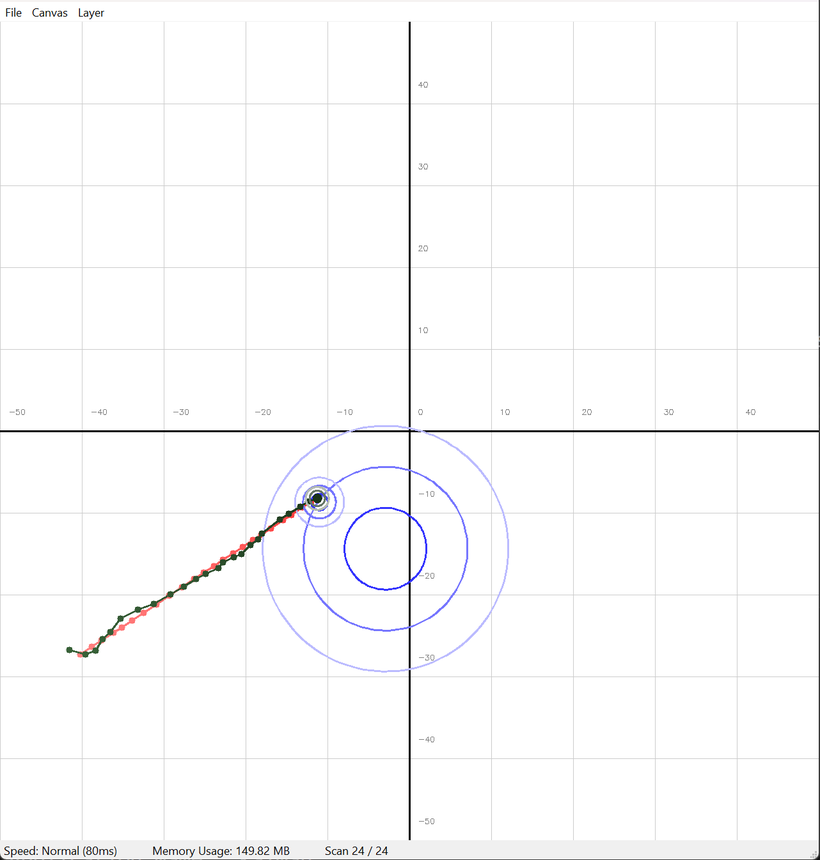
#> input picture kalman/simulation1.png, 820 x 860 px, shrunk from 1282 x 1345 before the run, given in place of the camera
$ python harris.py   (older library calls are emulated)
#> lines starting #> are read from the running program, lines starting #| are printed output that depends on the picture; after the words box and inside, x2 and y2 are one past the last pixel; in counts of white or black regions, pixels touching at a corner belong together
#> in mainLoop, frame is the input picture: shape (860, 820, 3); mean B, G, R 251.4, 250.9, 251
import cv2
import numpy as np
from scipy import signal


def processImage(frame):


    gray = cv2.cvtColor(frame, cv2.COLOR_RGB2GRAY)
    gray_morm = gray.astype(np.float32) / 255.0
    ix = cv2.Sobel(gray_morm, dx=1, dy=0, ksize=3, ddepth=cv2.CV_32F) / 4
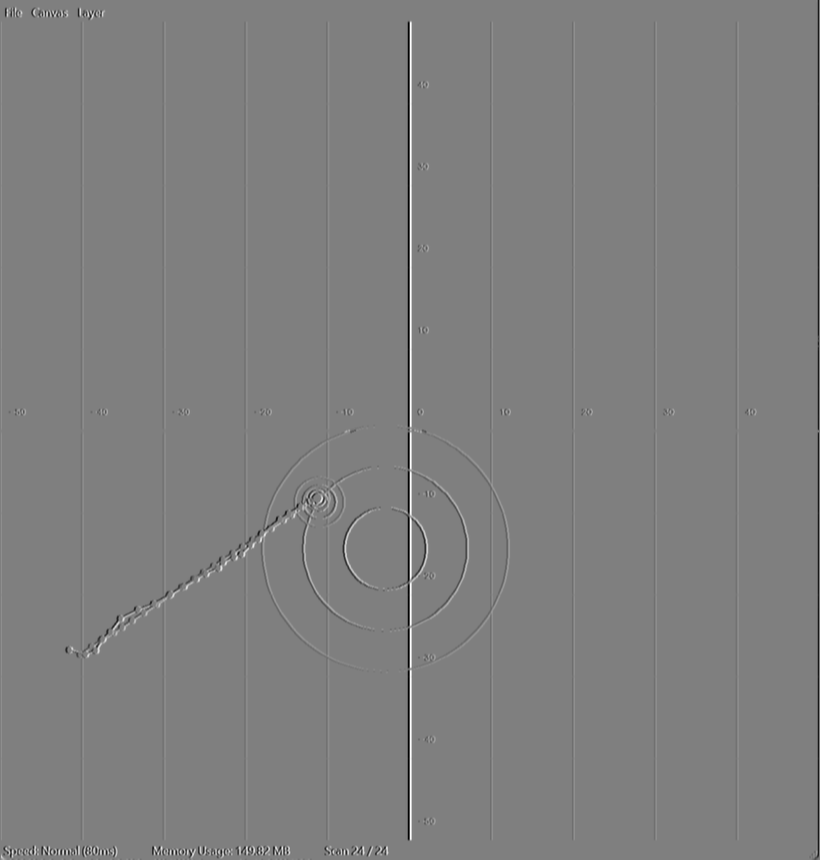
#> ix: shape (860, 820) float32; min -1, max 1, mean -0.00109; drawn with min black and max white
    iy = cv2.Sobel(gray_morm, dx=0, dy=1, ksize=3, ddepth=cv2.CV_32F) / 4
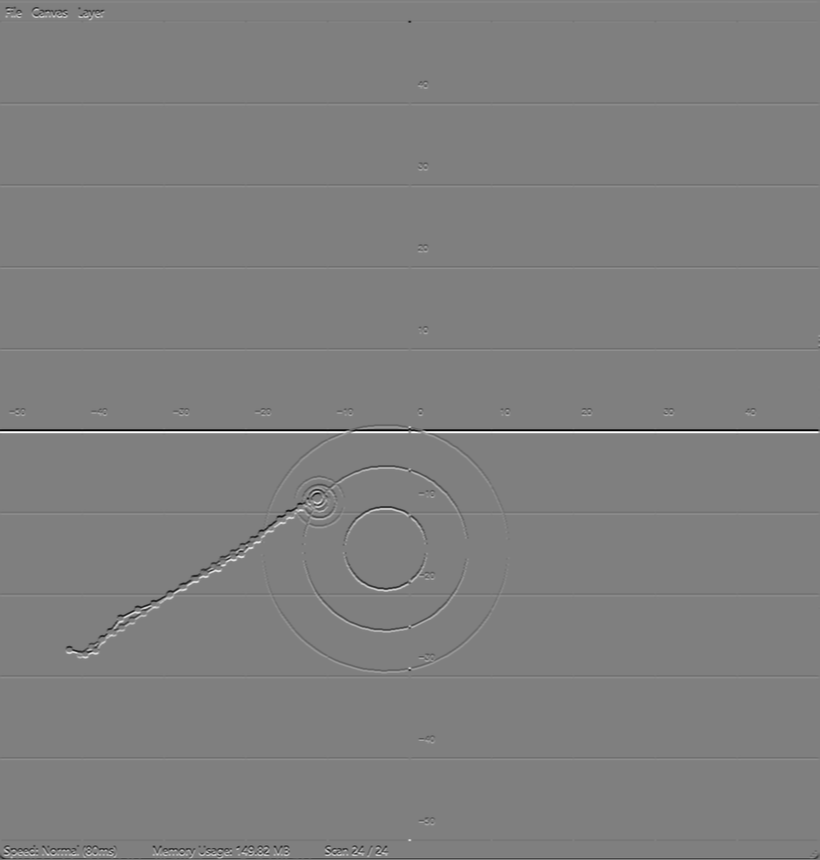
#> iy: shape (860, 820) float32; min -1, max 1, mean -0.000485; drawn with min black and max white

    ix2 = ix**2
    iy2 = iy**2
    ixiy = ix * iy

    N = 7
    bk = np.ones((N,N))
    ix2 = signal.convolve2d(ix2, bk) / (N**2)
#> ix2: shape (866, 826) float64
    iy2 = signal.convolve2d(iy2, bk) / (N**2)
#> iy2: shape (866, 826) float64
    ixiy = signal.convolve2d(ixiy, bk) / (N**2)
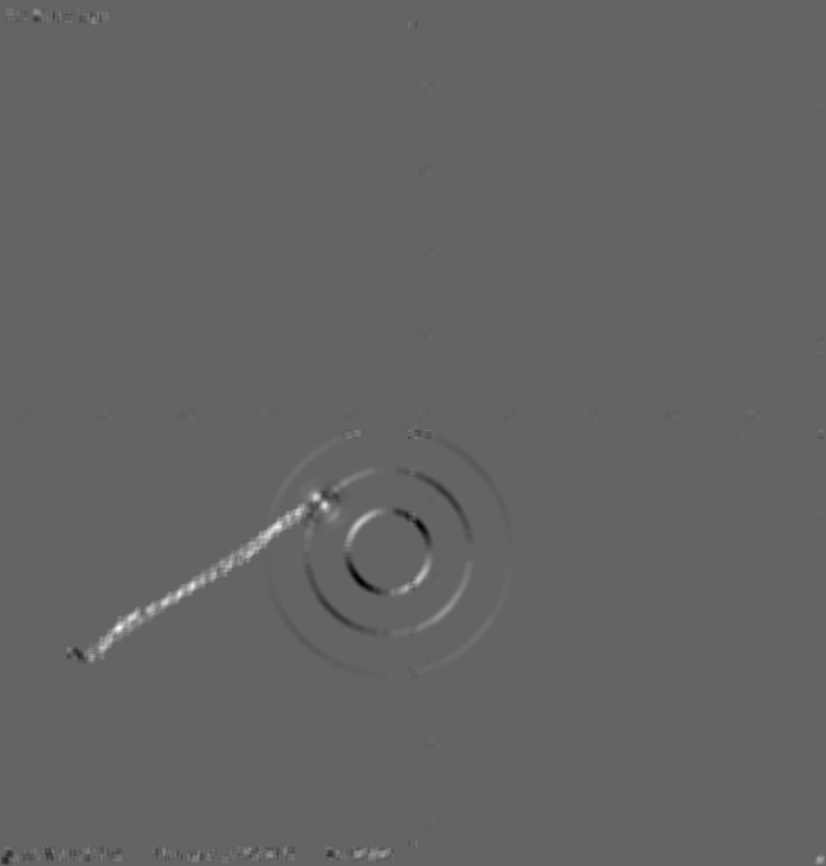
#> ixiy: shape (866, 826) float64; min -0.0738, max 0.114, mean 0.000189; drawn with min black and max white

    kappa = 0.04
    det = ix2 * iy2 - ixiy**2
    trace = ix2 + iy2
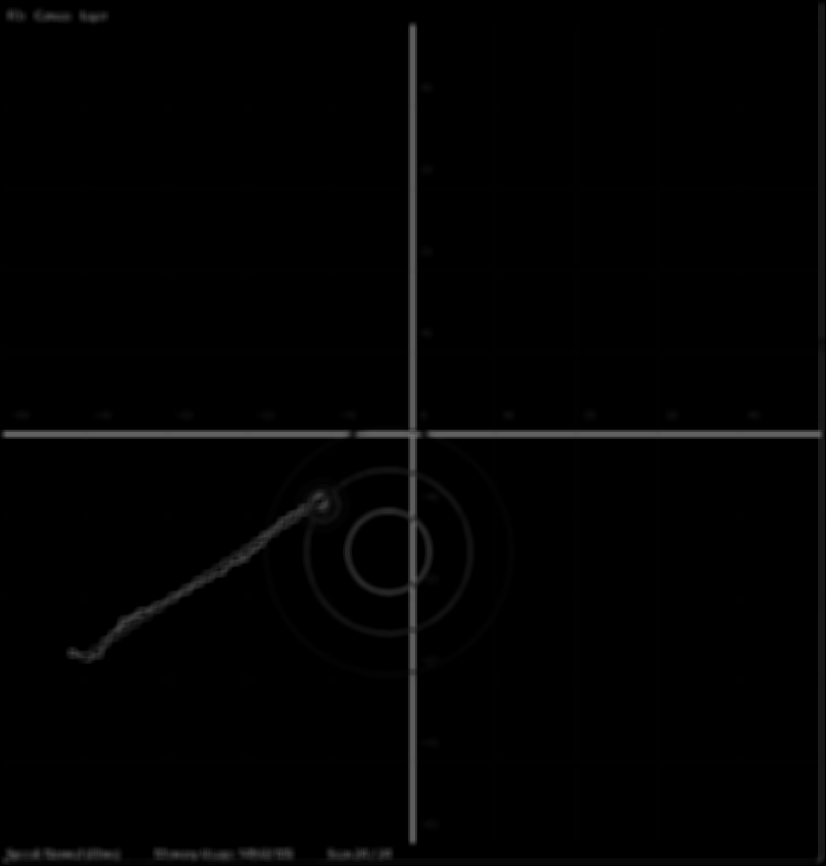
#> trace: shape (866, 826) float64; min 0, max 0.448, mean 0.0101
    strength = det - kappa * trace**2
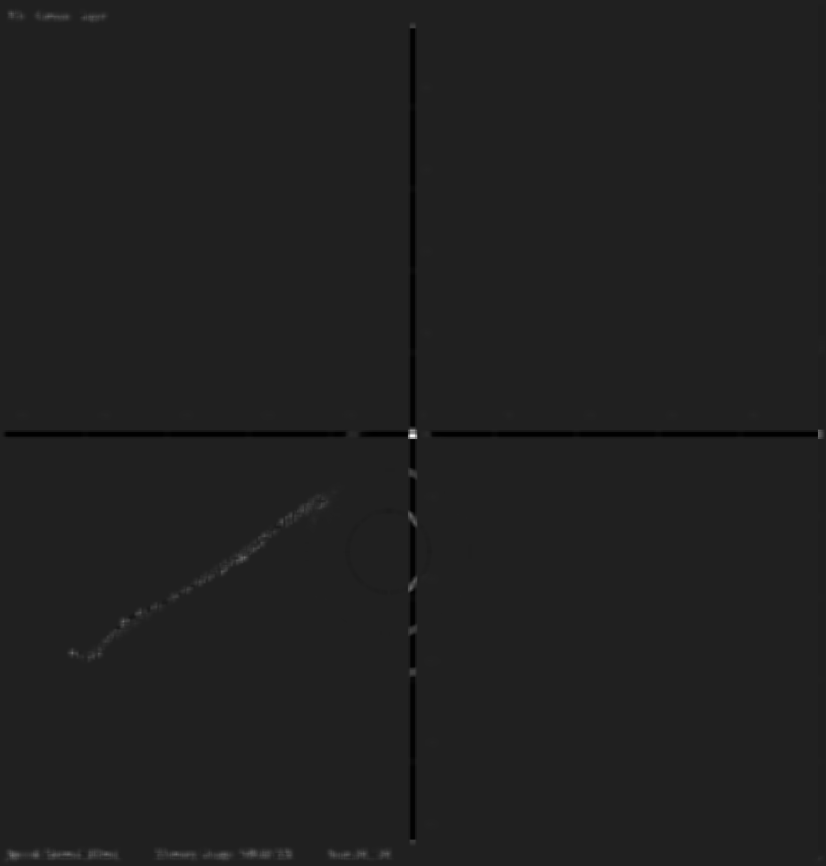
#> strength: shape (866, 826) float64; min -0.00614, max 0.0415, mean -3.21e-05; drawn with min black and max white

    strength = strength / np.max(strength)

    bin = np.zeros_like(strength)
    bin[strength > 0.1] = 1.0

    cv2.imshow("Harris Corner Strength", strength)
    cv2.imshow("Harris Corners", bin)
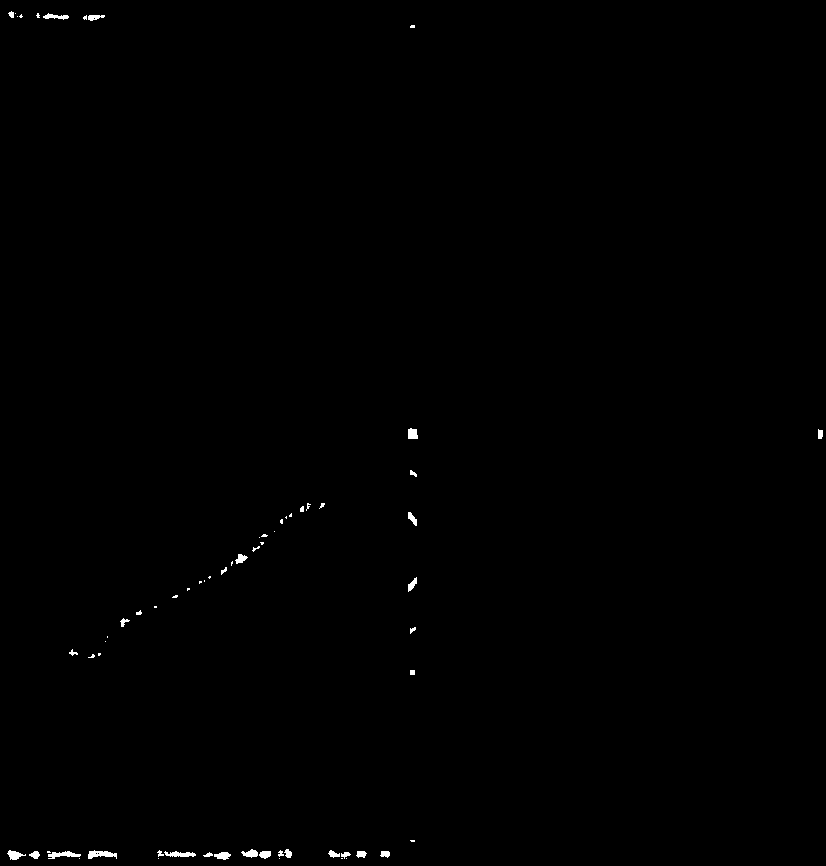
#> window 'Harris Corners': shape (866, 826) float64; values 0 (black) and 1 (white), 0.31% white; 66 white regions (34 under 20 px), largest, box (x1, y1, x2, y2) and area: (88, 850, 117, 859) 157, (48, 851, 81, 859) 142, (164, 851, 196, 857) 127

def mainLoop():
    """
    The main loop of this program
    """
    cam = cv2.VideoCapture(0)

    while True:
        _, frame = cam.read()

        processImage(frame)

        cv2.imshow("Camera", frame)

        if cv2.waitKey(1) == 27:
#> (key Esc is pressed here)
            break

    cam.release()
    cv2.destroyAllWindows()


if __name__ == "__main__":
    mainLoop()
